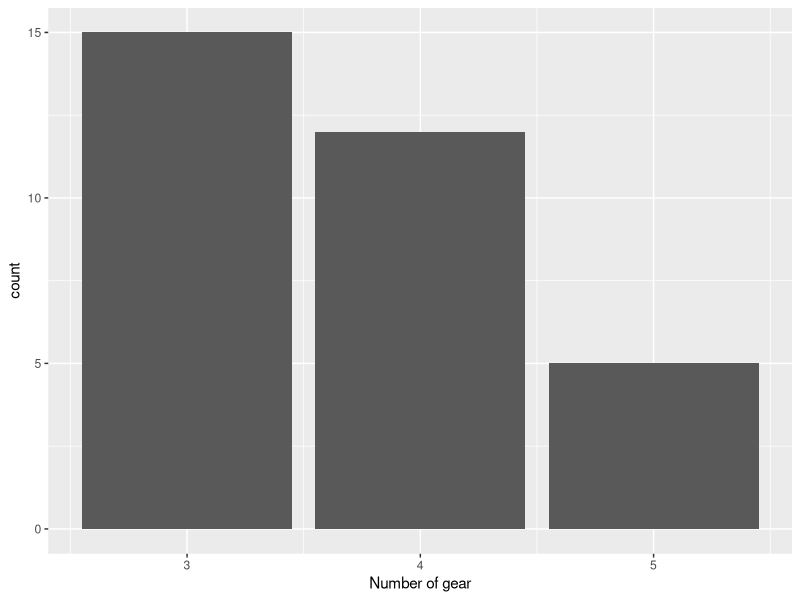
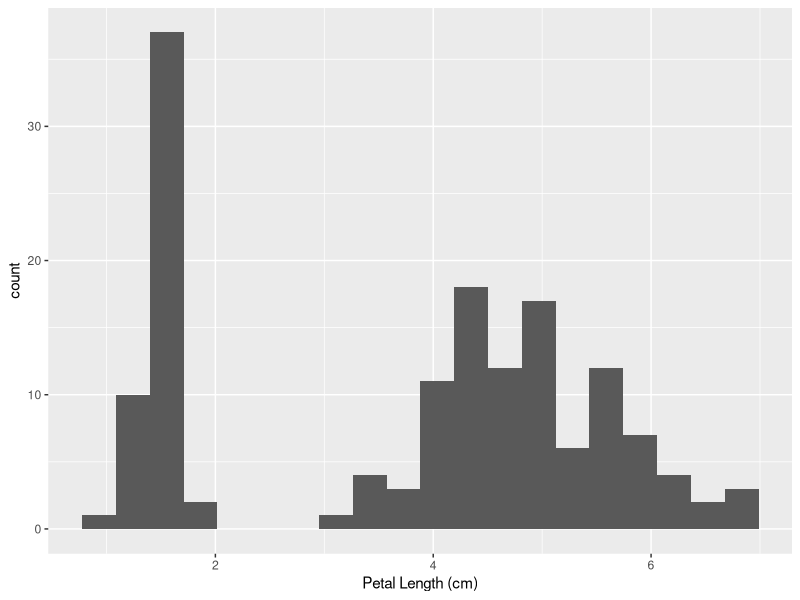
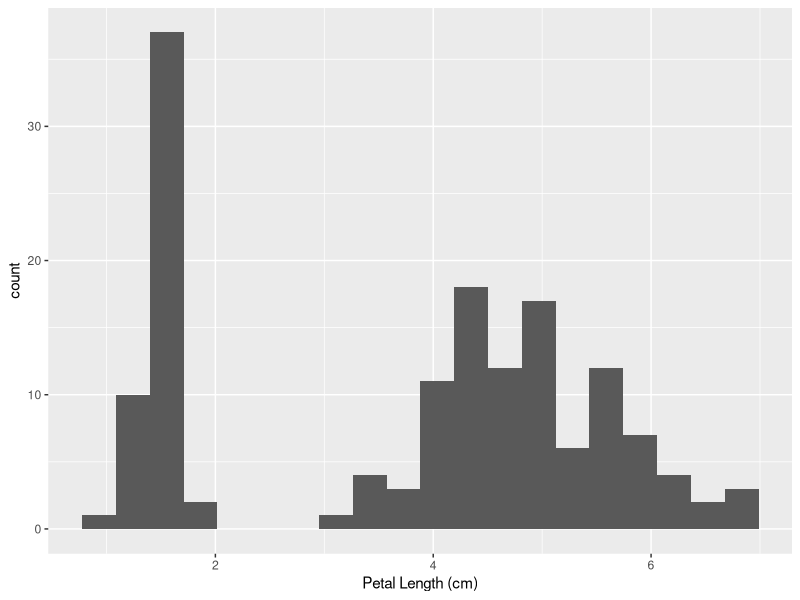
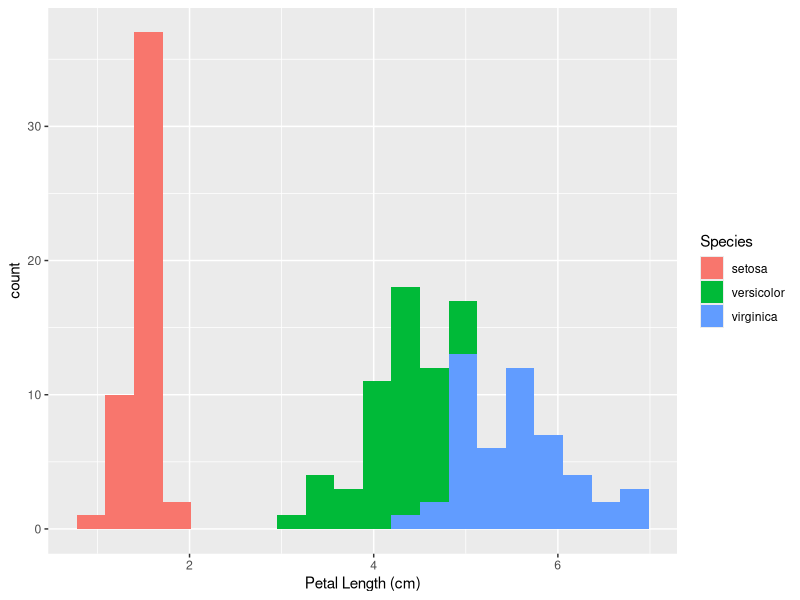
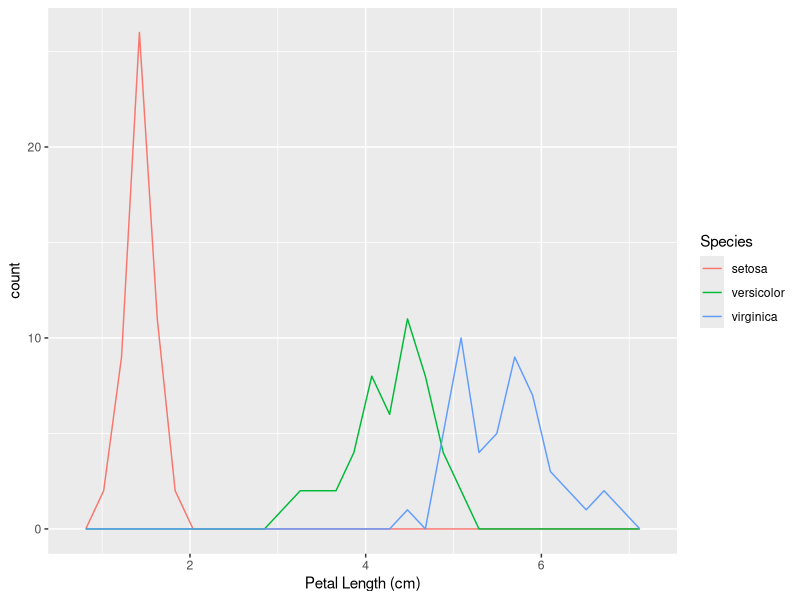
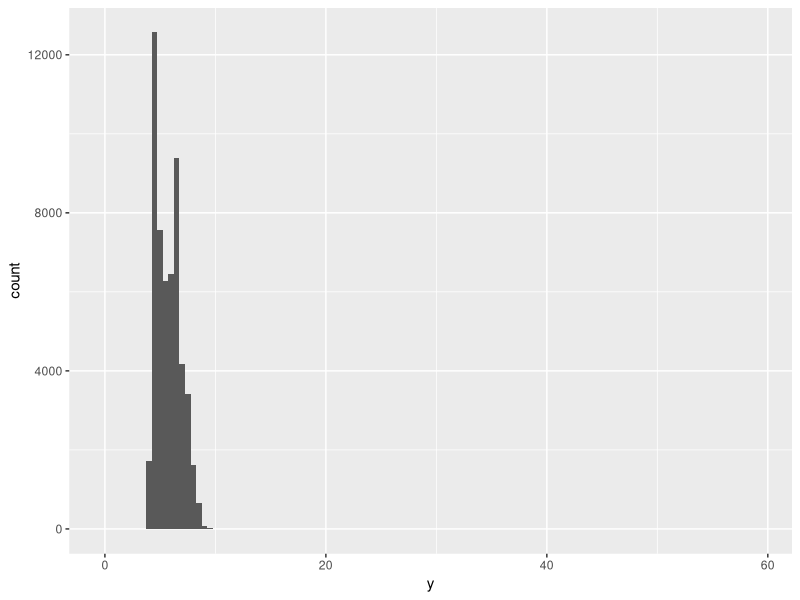
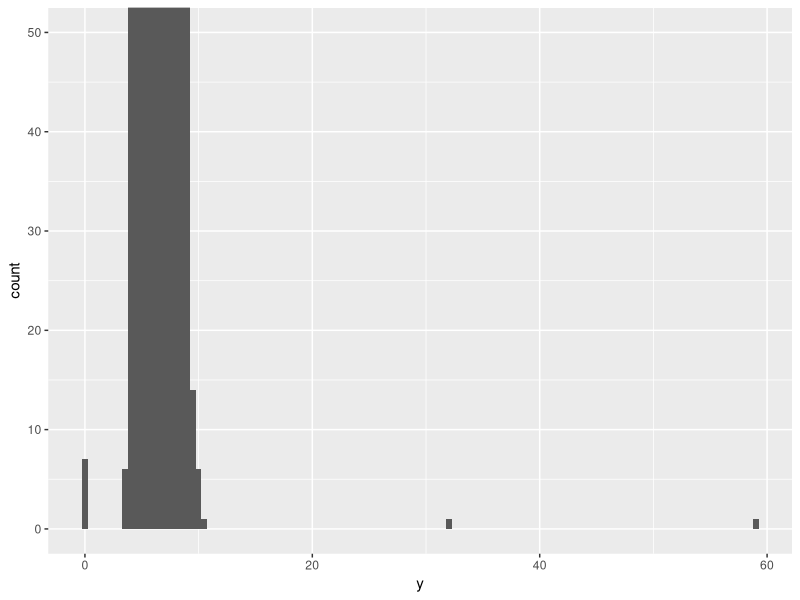
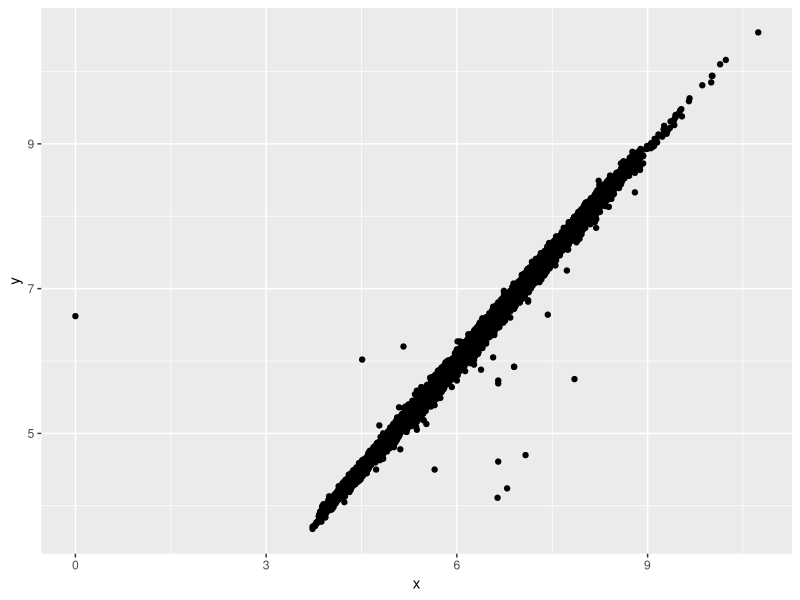

These figures' R source, in order:
## ---- chunk 1
library(ggplot2)

# Number of gears for mtcars data set
ggplot(mtcars, aes(x=gear)) +
  geom_bar() +
  labs(x = "Number of gear")
## ---- chunk 2
library(tidyverse)

mtcars %>% 
  group_by(gear) %>% 
  summarise(observations = n())
## ---- chunk 3
ggplot(data = iris, aes(x = Petal.Length)) +
  geom_histogram(bins = 20) +
  labs(x = "Petal Length (cm)")
## ---- chunk 4
ggplot(data = iris, aes(x = Petal.Length)) +
  geom_histogram(bins = 20) +
  labs(x = "Petal Length (cm)")
## ---- chunk 5
ggplot(data = iris, 
       aes(x = Petal.Length, fill = Species)) +
  geom_histogram(bins = 20) +
  labs(x = "Petal Length (cm)")
## ---- chunk 6
ggplot(data = iris, 
       aes(x = Petal.Length, color = Species)) +
  geom_freqpoly() +
  labs(x = "Petal Length (cm)")
## ---- chunk 7
ggplot(diamonds, aes(x = y)) + 
  geom_histogram(binwidth = 0.5)
## ---- chunk 8
ggplot(diamonds, aes(x=y)) +
  geom_histogram(binwidth = 0.5) +
  coord_cartesian( ylim = c(0,50) )
## ---- chunk 9
diamonds %>% 
  filter( y < 3 | y > 20)
## ---- chunk 10
diamonds2 <- diamonds %>%
  mutate(y = if_else(y<3 | y>20, NA, y))
## ---- chunk 11
ggplot(data=diamonds2, 
       mapping = aes(x=x, y=y)) + 
  geom_point()
## ---- chunk 12
ggplot(data=diamonds2, 
       mapping = aes(x=x, y=y)) + 
  geom_point(na.rm = T)
## ---- chunk 13
library(tidyverse)
## ---- chunk 14
ggplot(data = diamonds, aes(x = price, color = cut)) +
  geom_freqpoly()
## ---- chunk 15
ggplot(data = diamonds, 
       aes(x = price, y = ..density.., color = cut)) +
  geom_freqpoly()
## ---- chunk 16
ggplot(data = mpg, aes(x = class, y = hwy)) +
  geom_boxplot()
## ---- chunk 17
#| code-line-numbers: "2,3" 
ggplot(data = mpg, 
       aes(x = reorder(class, hwy, FUN = median),
           y = hwy)) +
  geom_boxplot()
## ---- chunk 18
ggplot(diamonds, aes(x=cut, y=color)) +
  geom_count()
## ---- chunk 19
diamonds %>% 
  group_by(color, cut) %>% 
  summarise(n = n())
## ---- chunk 20
diamonds %>% 
  count(color, cut) %>% 
  ggplot(aes(x = color, y = cut, fill = n)) +
  geom_tile()
## ---- chunk 21
ggplot(diamonds, aes(x = carat, y = price)) + 
  geom_point(alpha = 0.01)
## ---- chunk 22
ggplot(diamonds, aes(x = carat, y = price)) +
  geom_bin2d()
## ---- chunk 23
# install.packages("hexbin")
ggplot(diamonds, aes(x = carat, y = price)) +
  geom_hex()
## ---- chunk 24
ggplot(diamonds, aes(x = carat, y = price)) +
  geom_boxplot(aes(group = cut_width(carat, 0.1)))
## ---- chunk 25
ggplot(diamonds, aes(x = carat, y = price)) +
  geom_boxplot(aes(group = cut_number(carat, 20)))
